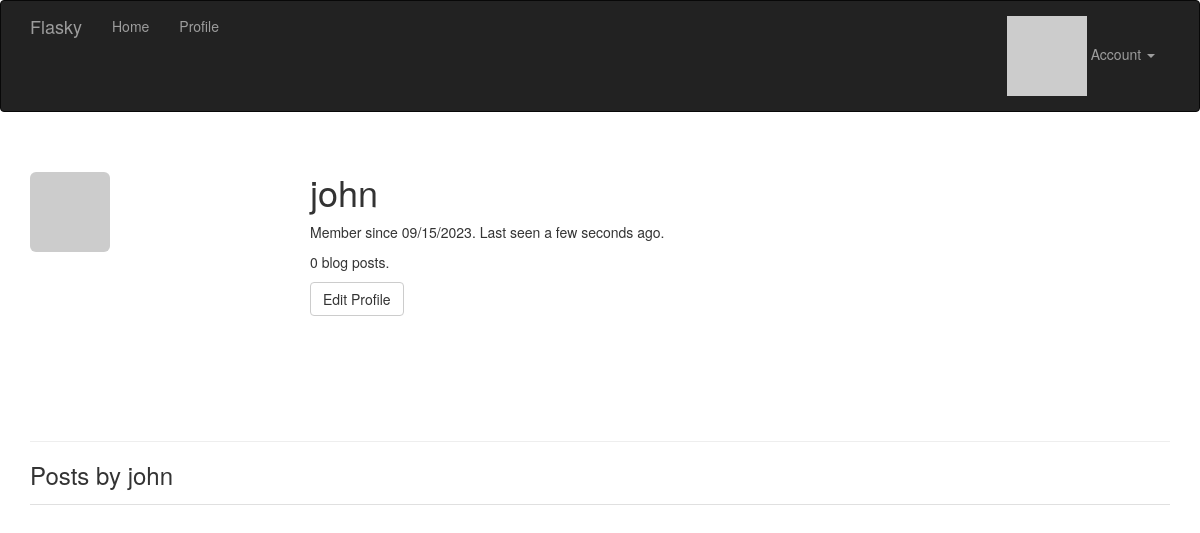
The app's page /user/john (signed in), older data.
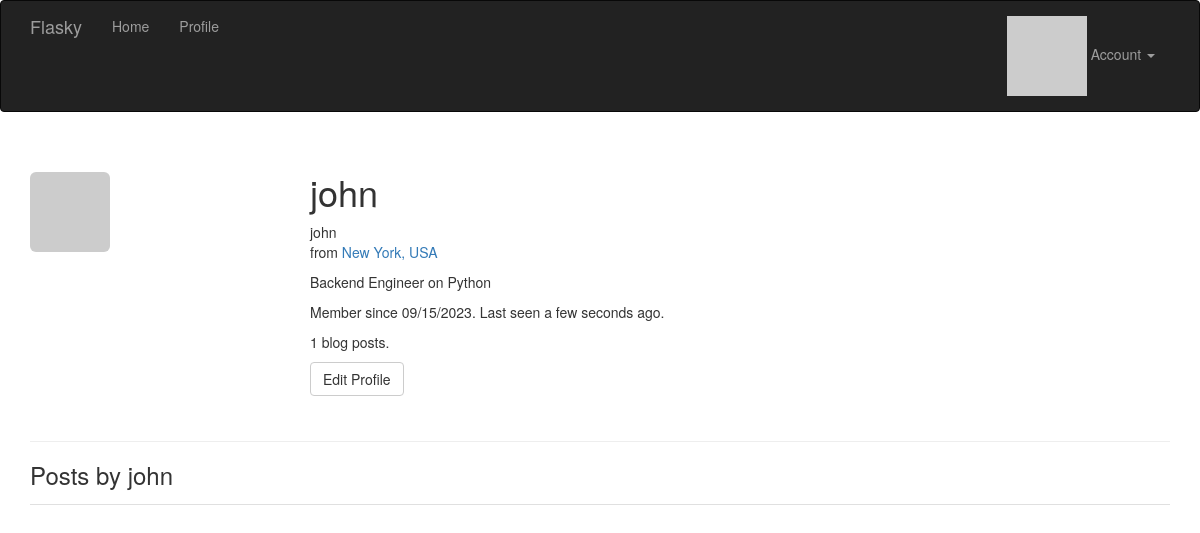
The same page, newer data.
### app/models.py (models this page shows, shortened)
class User(UserMixin, db.Model):
    __tablename__ = 'users'
    id = db.Column(db.Integer, primary_key=True)
    email = db.Column(db.String(64), unique=True, index=True)
    username = db.Column(db.String(64), unique=True, index=True)
    role_id = db.Column(db.Integer, db.ForeignKey('roles.id'))
    password_hash = db.Column(db.String(128))
    confirmed = db.Column(db.Boolean, default=False)
    name = db.Column(db.String(64))
    location = db.Column(db.String(64))
    about_me = db.Column(db.Text())
    member_since = db.Column(db.DateTime(), default=datetime.utcnow)
    last_seen = db.Column(db.DateTime(), default=datetime.utcnow)
    avatar_hash = db.Column(db.String(32))
    posts = db.relationship('Post', backref='author', lazy='dynamic')
    @property
    def password(self):
        raise AttributeError('password is not a readable attribute')
    def can(self, perm):
        return self.role is not None and self.role.has_permission(perm)
    def is_administrator(self):
        return self.can(Permission.ADMIN)
    def gravatar_hash(self):
        return hashlib.md5(self.email.lower().encode('utf-8')).hexdigest()
    def gravatar(self, size=100, default='identicon', rating='g'):
        url = 'https://secure.gravatar.com/avatar'
        hash = self.avatar_hash or self.gravatar_hash()
        return '{url}/{hash}?s={size}&d={default}&r={rating}'.format(
            url=url, hash=hash, size=size, default=default, rating=rating)

### app/main/views.py (the view)
@main.route('/user/<username>')
def user(username):
    user = User.query.filter_by(username=username).first()
    if user is None:
        abort(404)
    posts = user.posts.order_by(Post.timestamp.desc()).all()
    return render_template('user.html', user=user)

### app/main/__init__.py (called while the page is built)
@main.app_context_processor
def inject_permissions():
    return dict(Permission=Permission)

### app/models.py (called while the page is built)
@login_manager.user_loader
def load_user(user_id):
    return User.query.get(int(user_id))

### app/templates/user.html (shortened to what this page needs)
{% extends "base.html" %}
{% block page_content %}
<div class="page-header">
    <img class="img-rounded profile-thumbnail" src="{{ user.gravatar(size=256) }}">
    <div class="profile-header">
        <h1>{{ user.username }}</h1>
        {% if user.name or user.location %}
        <p>
            {% if user.name %}{{ user.name }}<br>{% endif %}
            {% if user.location %}
                from <a href="http://maps.google.com/?q={{ user.location }}">{{ user.location }}</a><br>
            {% endif %}
        </p>
        {% endif %}
        {% if user.about_me %}<p>{{ user.about_me }}</p>{% endif %}
        <p>Member since {{ moment(user.member_since).format('L') }}. Last seen {{ moment(user.last_seen).fromNow() }}.</p>
        <p>{{ user.posts.count() }} blog posts.</p>
        <p>
            {% if user == current_user %}
            <a class="btn btn-default" href="{{ url_for('.edit_profile') }}">Edit Profile</a>
            {% endif %}
        </p>
    </div>
</div>
<h3>Posts by {{ user.username }}</h3>
{% include '_posts.html' %}
{% endblock %}

### app/templates/base.html (shortened to what this page needs)
{% extends "bootstrap/base.html" %}
{% block head %}
{{ super() }}
<link rel="stylesheet" type="text/css" href="{{ url_for('static', filename='styles.css') }}">
{% endblock %}
{% block navbar %}
<div class="navbar navbar-inverse" role="navigation">
    <div class="container">
        <div class="navbar-header">
            <a class="navbar-brand" href="{{ url_for('main.index') }}">Flasky</a>
        </div>
        <div class="navbar-collapse collapse">
            <ul class="nav navbar-nav">
                <li><a href="{{ url_for('main.index') }}">Home</a></li>
                {% if current_user.is_authenticated %}
                <li><a href="{{ url_for('main.user', username=current_user.username) }}">Profile</a></li>
                {% endif %}
            </ul>
            <ul class="nav navbar-nav navbar-right">
                {% if current_user.is_authenticated %}
                <li class="dropdown">
                    <a href="#" class="dropdown-toggle" data-toggle="dropdown">
                        <img src="{{ current_user.gravatar(size=18) }}">
                        Account <b class="caret"></b>
                    </a>
                </li>
                {% else %}
                <li><a href="{{ url_for('auth.login') }}">Log In</a></li>
                {% endif %}
            </ul>
        </div>
    </div>
</div>
{% endblock %}
{% block content %}
<div class="container">
    {% block page_content %}{% endblock %}
</div>
{% endblock %}

### app/templates/_posts.html (shortened to what this page needs)
<ul class="posts">
</ul>

### app/static/styles.css (style rules this page uses)
.profile-thumbnail { position: absolute; }
.profile-header { min-height: 260px; margin-left: 280px; }
ul.posts { list-style-type: none; padding: 0px; margin: 16px 0px 0px 0px; border-top: 1px solid #e0e0e0; }

Row changes from the older to the newer data that the page shows:
changed User "john": name (not shown) → "john"; location (not shown) → "New York, USA"; about_me (not shown) → "Backend Engineer on Python"
Text that changed along with them:
{{ user.posts.count() }}: "0" → "1"
text now shown: "from"
